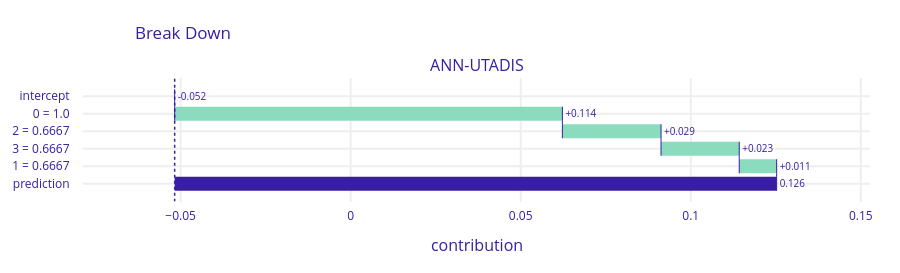
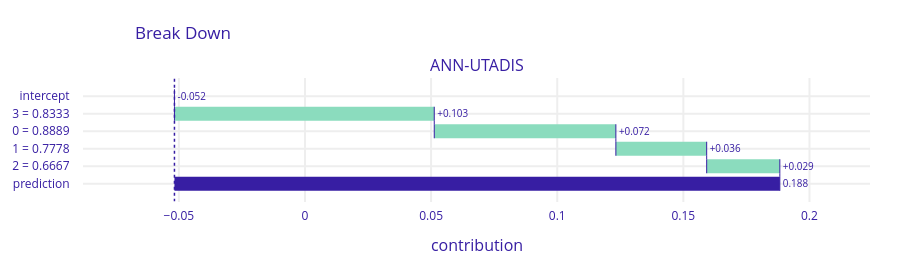
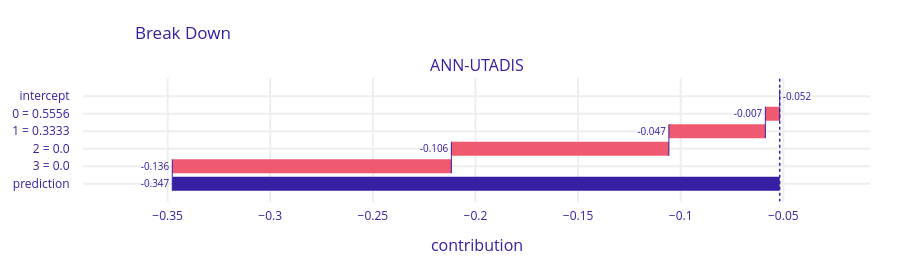

Notebook source saved alongside these figures, in order:
### Markdown cell above
Wyjaśnienie za pomocą DALEX; podobna zasada co SHAP

### Code cell
X_samples = X_test[indices]

for idx, x in zip(indices, X_samples):
    print(f"\nWyjaśnienie decyzji dla wariantu {idx}:")

    # Reshapik
    x_reshaped = x.reshape(1, -1)

    explanation = explainer.predict_parts(x_reshaped, type='break_down')

    explanation.plot()

### Figure 1 — Plotly figure (JSON) as saved in the notebook; plotly's stock layout.template omitted (floating-point values rounded to 4 significant figures)
{"data": [{"base": -0.05175, "connector": {"line": {"color": "#371ea3", "dash": "solid", "width": 1}, "mode": "spanning"}, "decreasing": {"marker": {"color": "#f05a71"}}, "hoverinfo": "text+delta", "hoverlabel": {"bgcolor": "rgba(0,0,0,0.8)"}, "hovertext": ["Average response: -0.052<br>Prediction: 0.126", "0 = 1.0<br>increases average response by", "2 = 0.6667<br>increases average response by", "3 = 0.6667<br>increases average response by", "1 = 0.6667<br>increases average response by", "Average response: -0.052<br>Prediction: 0.126"], "increasing": {"marker": {"color": "#8bdcbe"}}, "measure": ["relative", "relative", "relative", "relative", "relative", "total"], "orientation": "h", "showlegend": false, "text": ["-0.052", "+0.114", "+0.029", "+0.023", "+0.011", "0.126"], "textposition": "outside", "totals": {"marker": {"color": "#371ea3"}}, "type": "waterfall", "x": [0, 0.114, 0.029, 0.023, 0.011, 0.178], "xaxis": "x", "y": ["intercept", "0 = 1.0", "2 = 0.6667", "3 = 0.6667", "1 = 0.6667", "prediction"], "yaxis": "y"}], "layout": {"annotations": [{"font": {"size": 16}, "showarrow": false, "text": "ANN-UTADIS", "x": 0.5, "xanchor": "center", "xref": "paper", "y": 1, "yanchor": "bottom", "yref": "paper"}, {"font": {"size": 16}, "showarrow": false, "text": "contribution", "x": 0.5, "xanchor": "center", "xref": "paper", "y": 0, "yanchor": "top", "yref": "paper", "yshift": -30}], "font": {"color": "#371ea3"}, "height": 273, "margin": {"b": 71, "r": 30, "t": 78}, "shapes": [{"line": {"color": "#371ea3", "dash": "dot", "width": 1.5}, "type": "line", "x0": -0.05175, "x1": -0.05175, "xref": "x", "y0": -1, "y1": 6, "yref": "y"}], "title": {"text": "Break Down", "x": 0.15}, "xaxis": {"anchor": "y", "automargin": true, "domain": [0, 1], "fixedrange": true, "gridwidth": 2, "range": [-0.0787, 0.1527], "tickcolor": "white", "ticklen": 3, "ticks": "outside", "type": "linear", "zeroline": false}, "yaxis": {"anchor": "x", "automargin": true, "autorange": "reversed", "domain": [0, 1], "fixedrange": true, "gridwidth": 2, "tickcolor": "white", "ticklen": 10, "ticks": "outside", "type": "category"}}}

### Figure 2 — Plotly figure (JSON) as saved in the notebook; plotly's stock layout.template omitted (floating-point values rounded to 4 significant figures)
{"data": [{"base": -0.05175, "connector": {"line": {"color": "#371ea3", "dash": "solid", "width": 1}, "mode": "spanning"}, "decreasing": {"marker": {"color": "#f05a71"}}, "hoverinfo": "text+delta", "hoverlabel": {"bgcolor": "rgba(0,0,0,0.8)"}, "hovertext": ["Average response: -0.052<br>Prediction: 0.188", "3 = 0.8333<br>increases average response by", "0 = 0.8889<br>increases average response by", "1 = 0.7778<br>increases average response by", "2 = 0.6667<br>increases average response by", "Average response: -0.052<br>Prediction: 0.188"], "increasing": {"marker": {"color": "#8bdcbe"}}, "measure": ["relative", "relative", "relative", "relative", "relative", "total"], "orientation": "h", "showlegend": false, "text": ["-0.052", "+0.103", "+0.072", "+0.036", "+0.029", "0.188"], "textposition": "outside", "totals": {"marker": {"color": "#371ea3"}}, "type": "waterfall", "x": [0, 0.103, 0.072, 0.036, 0.029, 0.24], "xaxis": "x", "y": ["intercept", "3 = 0.8333", "0 = 0.8889", "1 = 0.7778", "2 = 0.6667", "prediction"], "yaxis": "y"}], "layout": {"annotations": [{"font": {"size": 16}, "showarrow": false, "text": "ANN-UTADIS", "x": 0.5, "xanchor": "center", "xref": "paper", "y": 1, "yanchor": "bottom", "yref": "paper"}, {"font": {"size": 16}, "showarrow": false, "text": "contribution", "x": 0.5, "xanchor": "center", "xref": "paper", "y": 0, "yanchor": "top", "yref": "paper", "yshift": -30}], "font": {"color": "#371ea3"}, "height": 273, "margin": {"b": 71, "r": 30, "t": 78}, "shapes": [{"line": {"color": "#371ea3", "dash": "dot", "width": 1.5}, "type": "line", "x0": -0.05175, "x1": -0.05175, "xref": "x", "y0": -1, "y1": 6, "yref": "y"}], "title": {"text": "Break Down", "x": 0.15}, "xaxis": {"anchor": "y", "automargin": true, "domain": [0, 1], "fixedrange": true, "gridwidth": 2, "range": [-0.088, 0.224], "tickcolor": "white", "ticklen": 3, "ticks": "outside", "type": "linear", "zeroline": false}, "yaxis": {"anchor": "x", "automargin": true, "autorange": "reversed", "domain": [0, 1], "fixedrange": true, "gridwidth": 2, "tickcolor": "white", "ticklen": 10, "ticks": "outside", "type": "category"}}}

### Figure 3 — Plotly figure (JSON) as saved in the notebook; plotly's stock layout.template omitted (floating-point values rounded to 4 significant figures)
{"data": [{"base": -0.05175, "connector": {"line": {"color": "#371ea3", "dash": "solid", "width": 1}, "mode": "spanning"}, "decreasing": {"marker": {"color": "#f05a71"}}, "hoverinfo": "text+delta", "hoverlabel": {"bgcolor": "rgba(0,0,0,0.8)"}, "hovertext": ["Average response: -0.052<br>Prediction: -0.347", "0 = 0.5556<br>decreases average response by", "1 = 0.3333<br>decreases average response by", "2 = 0.0<br>decreases average response by", "3 = 0.0<br>decreases average response by", "Average response: -0.052<br>Prediction: -0.347"], "increasing": {"marker": {"color": "#8bdcbe"}}, "measure": ["relative", "relative", "relative", "relative", "relative", "total"], "orientation": "h", "showlegend": false, "text": ["-0.052", "-0.007", "-0.047", "-0.106", "-0.136", "-0.347"], "textposition": "outside", "totals": {"marker": {"color": "#371ea3"}}, "type": "waterfall", "x": [0, -0.007, -0.047, -0.106, -0.136, -0.296], "xaxis": "x", "y": ["intercept", "0 = 0.5556", "1 = 0.3333", "2 = 0.0", "3 = 0.0", "prediction"], "yaxis": "y"}], "layout": {"annotations": [{"font": {"size": 16}, "showarrow": false, "text": "ANN-UTADIS", "x": 0.5, "xanchor": "center", "xref": "paper", "y": 1, "yanchor": "bottom", "yref": "paper"}, {"font": {"size": 16}, "showarrow": false, "text": "contribution", "x": 0.5, "xanchor": "center", "xref": "paper", "y": 0, "yanchor": "top", "yref": "paper", "yshift": -30}], "font": {"color": "#371ea3"}, "height": 273, "margin": {"b": 71, "r": 30, "t": 78}, "shapes": [{"line": {"color": "#371ea3", "dash": "dot", "width": 1.5}, "type": "line", "x0": -0.05175, "x1": -0.05175, "xref": "x", "y0": -1, "y1": 6, "yref": "y"}], "title": {"text": "Break Down", "x": 0.15}, "xaxis": {"anchor": "y", "automargin": true, "domain": [0, 1], "fixedrange": true, "gridwidth": 2, "range": [-0.3913, -0.00775], "tickcolor": "white", "ticklen": 3, "ticks": "outside", "type": "linear", "zeroline": false}, "yaxis": {"anchor": "x", "automargin": true, "autorange": "reversed", "domain": [0, 1], "fixedrange": true, "gridwidth": 2, "tickcolor": "white", "ticklen": 10, "ticks": "outside", "type": "category"}}}
